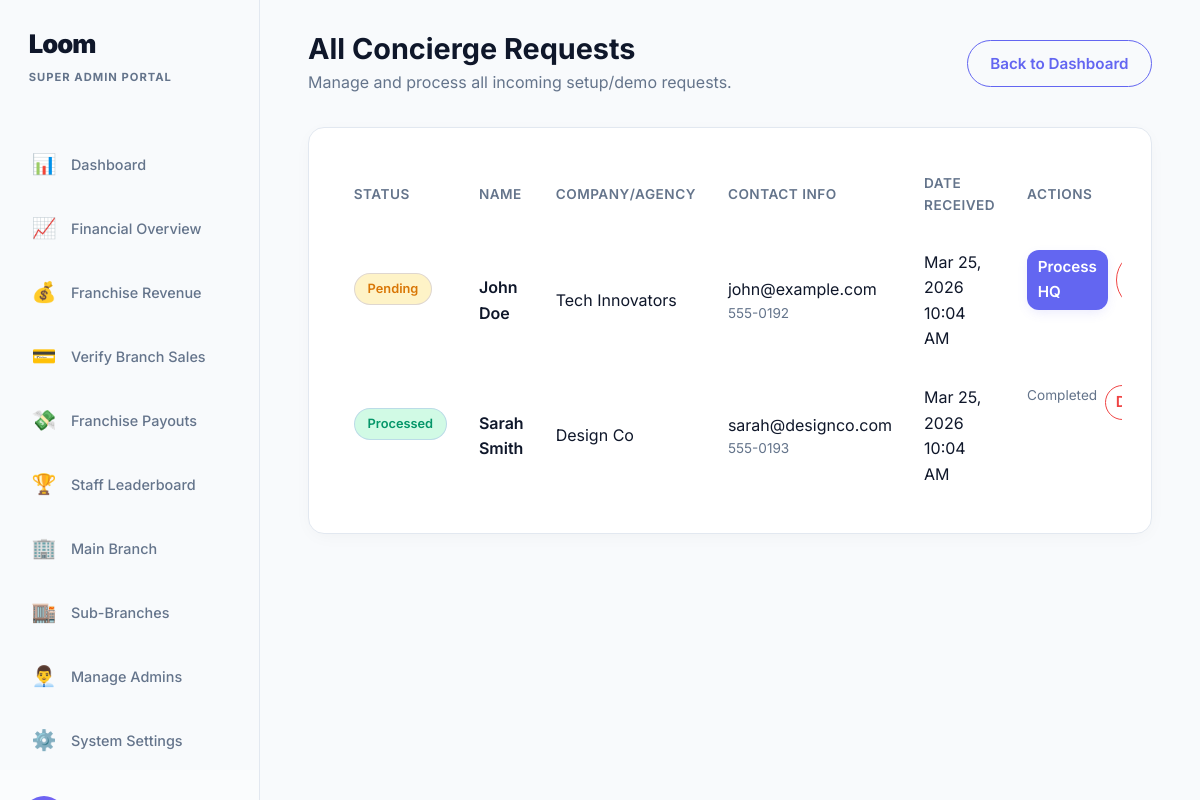
Screenshot of /superadmin/concierge_requests.php (signed in) with the database file from the repository.
### tables this page shows
CREATE TABLE `demo_requests` (
  `id` int(11) NOT NULL AUTO_INCREMENT,
  `name` varchar(255) NOT NULL,
  `email` varchar(255) NOT NULL,
  `company_name` varchar(255) NOT NULL,
  `phone` varchar(50) DEFAULT NULL,
  `status` enum('pending','contacted','converted','rejected') DEFAULT 'pending',
  `created_at` timestamp NOT NULL DEFAULT current_timestamp(),
  PRIMARY KEY (`id`)
);

### superadmin/concierge_requests.php (the view, shortened to what this page needs)
<?php
require_once '../config/database.php';
$stmt = $pdo->query("SELECT * FROM demo_requests ORDER BY status ASC, created_at DESC");
$requests = $stmt->fetchAll();
?>
<!DOCTYPE html>
<html lang="en">
<head>
    <link rel="stylesheet" href="../assets/css/style.css?v=<?= filemtime('../assets/css/style.css') ?>">
    <link rel="stylesheet" href="../assets/css/admin.css?v=<?= filemtime('../assets/css/admin.css') ?>">
</head>
<body>
<?php include 'includes/sidebar.php'; ?>
<main class="main-content">
    <div class="page-header">
        <div>
            <h1>All Concierge Requests</h1>
            <p style="color:var(--text-muted)">Manage and process all incoming setup/demo requests.</p>
        </div>
        <a href="dashboard.php" class="btn btn-outline">Back to Dashboard</a>
    </div>
    <div class="content-card">
        <div style="overflow-x: auto;">
            <table class="table">
                <thead>
                    <tr>
                        <th>Status</th>
                        <th>Name</th>
                        <th>Company/Agency</th>
                        <th>Contact Info</th>
                        <th>Date Received</th>
                        <th>Actions</th>
                    </tr>
                </thead>
                <tbody>
                    <?php if (count($requests) > 0): ?>
                        <?php foreach ($requests as $r): ?>
                            <tr>
                                <td>
                                    <?php if($r['status'] === 'pending'): ?>
                                        <span class="badge" style="background:#fef3c7;color:#d97706;">Pending</span>
                                    <?php else: ?>
                                        <span class="badge" style="background:#d1fae5;color:#059669;">Processed</span>
                                    <?php endif; ?>
                                </td>
                                <td style="font-weight:600;"><?= htmlspecialchars($r['name']) ?></td>
                                <td><?= htmlspecialchars($r['company_name']) ?></td>
                                <td>
                                    <div><?= htmlspecialchars($r['email']) ?></div>
                                    <div style="color:var(--text-muted);font-size:0.85rem;"><?= htmlspecialchars($r['phone']) ?></div>
                                </td>
                                <td><?= date('M d, Y h:i A', strtotime($r['created_at'])) ?></td>
                                <td style="display:flex; gap:8px;">
                                    <?php if($r['status'] === 'pending'): ?>
                                        <a href="process_demo.php?id=<?= $r['id'] ?>" class="btn btn-sm btn-primary" style="padding:0.3rem 0.6rem;">Process HQ</a>
                                    <?php else: ?>
                                        <span style="color:var(--text-muted);font-size:0.85rem;">Completed</span>
                                    <?php endif; ?>
                                    <a href="concierge_requests.php?delete=<?= $r['id'] ?>" onclick="return confirm('Delete this request permanently?')" class="btn btn-sm btn-outline" style="color:#ef4444;border-color:#ef4444;padding:0.3rem 0.6rem;">Delete</a>
                                </td>
                            </tr>
                        <?php endforeach; ?>
                    <?php else: ?>
                        <tr><td colspan="6" style="text-align:center;color:var(--text-muted);padding:3rem;">No requests found.</td></tr>
                    <?php endif; ?>
                </tbody>
            </table>
        </div>
    </div>
</main>
</body>
</html>

### superadmin/includes/sidebar.php (shortened to what this page needs)
<?php
$current_page = basename($_SERVER['PHP_SELF']);
?>
<aside class="sidebar">
    <div class="sidebar-header">
        <div class="logo">Loom</div>
        <div style="font-size:.7rem; color:var(--text-muted); margin-top:4px; font-weight:700; text-transform:uppercase; letter-spacing:1px;">Super Admin Portal</div>
    </div>
    <nav class="nav-menu">
        <a href="dashboard.php" class="nav-item <?= $current_page === 'dashboard.php' ? 'active' : '' ?>">
            <span class="nav-icon">📊</span> Dashboard
        </a>
        <a href="finance_stats.php" class="nav-item <?= $current_page === 'finance_stats.php' ? 'active' : '' ?>">
            <span class="nav-icon">📈</span> Financial Overview
        </a>
        <a href="franchise_revenue.php" class="nav-item <?= $current_page === 'franchise_revenue.php' ? 'active' : '' ?>">
            <span class="nav-icon">💰</span> Franchise Revenue
        </a>
        <a href="payment_verifications.php" class="nav-item <?= $current_page === 'payment_verifications.php' ? 'active' : '' ?>">
            <span class="nav-icon">💳</span> Verify Branch Sales
        </a>
        <a href="commission_payouts.php" class="nav-item <?= $current_page === 'commission_payouts.php' ? 'active' : '' ?>">
            <span class="nav-icon">💸</span> Franchise Payouts
        </a>
        <a href="staff_performance.php" class="nav-item <?= $current_page === 'staff_performance.php' ? 'active' : '' ?>">
            <span class="nav-icon">🏆</span> Staff Leaderboard
        </a>
        <a href="main_branch.php" class="nav-item <?= $current_page === 'main_branch.php' ? 'active' : '' ?>">
            <span class="nav-icon">🏢</span> Main Branch
        </a>
        <a href="sub_branches.php" class="nav-item <?= $current_page === 'sub_branches.php' ? 'active' : '' ?>">
            <span class="nav-icon">🏬</span> Sub-Branches
        </a>
        <a href="admins.php" class="nav-item <?= $current_page === 'admins.php' ? 'active' : '' ?>">
            <span class="nav-icon">👨‍💼</span> Manage Admins
        </a>
        <a href="settings.php" class="nav-item <?= $current_page === 'settings.php' ? 'active' : '' ?>">
            <span class="nav-icon">⚙️</span> System Settings
        </a>
    </nav>
    <div class="sidebar-footer">
        <div class="user-info">
            <div class="avatar" style="background: linear-gradient(135deg, var(--primary-color), var(--secondary-color)) !important; color: #fff !important; width: 40px; height: 40px; border-radius: 50%; display: flex; align-items: center; justify-content: center; font-weight: bold;">SA</div>
            <div>
                <div style="font-size:0.9rem;font-weight:600;"><?= htmlspecialchars($_SESSION['sa_user_name'] ?? 'Admin') ?></div>
            </div>
        </div>
    </div>
</aside>

### assets/css/style.css (style rules this page uses)
:root { --primary-color: #6366f1; --primary-glow: rgba(99, 102, 241, 0.5); --secondary-color: #8b5cf6; --gradient-end: #8b5cf6; --bg-main: #f8fafc; --text-main: #0f172a; --text-muted: #64748b; --glass-bg: rgba(255, 255, 255, 0.7); --glass-border: rgba(226, 232, 240, 0.8); --card-bg: #ffffff; --card-shadow: 0 4px 20px -5px rgba(0, 0, 0, 0.05); --card-hover: 0 20px 40px -10px rgba(0, 0, 0, 0.08); --status-success: #10b981; --status-warning: #f59e0b; --status-danger: #ef4444; --status-info: #0ea5e9; }
* { margin: 0; padding: 0; box-sizing: border-box; }
body { font-family: 'Inter', sans-serif; background-color: var(--bg-main, #f8fafc) !important; color: var(--text-main); line-height: 1.6; overflow-x: hidden; }
a { text-decoration: none; color: inherit; transition: all 0.3s ease; }
h1, h2, h3 { line-height: 1.2; margin-bottom: 1rem; }
.btn { display: inline-block; padding: 0.6rem 1.5rem; border-radius: 30px; font-weight: 600; cursor: pointer; transition: transform 0.2s, box-shadow 0.2s, background-color 0.2s; border: 1px solid transparent; font-size: 0.95rem; }
.btn-primary { background-color: var(--primary-color); color: white; box-shadow: 0 4px 14px rgba(99, 102, 241, 0.4); }
.btn-outline { background: transparent; border: 1px solid var(--primary-color); color: var(--primary-color); }
.logo { font-size: 1.5rem; font-weight: 800; letter-spacing: -0.5px; }
.badge { display: inline-block; padding: 0.4rem 1rem; background: rgba(99, 102, 241, 0.1); color: var(--primary-color); border: 1px solid rgba(99, 102, 241, 0.2); border-radius: 20px; font-size: 0.85rem; font-weight: 600; margin-bottom: 1.5rem; }

### rows the page displays
demo_requests: status "Pending", name "John Doe", company_name "Tech Innovators", email "john@example.com", phone "555-0192", created_at "Mar 25, 2026 10:04 AM"
demo_requests: status "Processed", name "Sarah Smith", company_name "Design Co", email "sarah@designco.com", phone "555-0193", created_at "Mar 25, 2026 10:04 AM"
